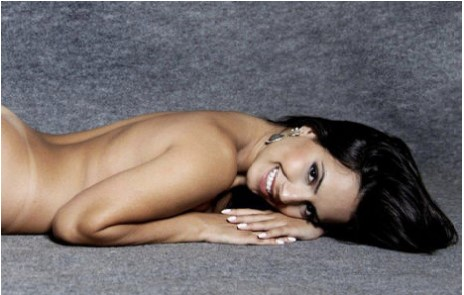
%> input picture images/nudez.jpg, 464 x 295 px
$ octave --eval "result = colorseghsv(imread('images/nudez.jpg'));"   (GNU Octave 9; MATLAB toolbox functions it lacks are replaced by stand-ins)
%> lines starting %> are read from the running program, lines starting %| are printed output that depends on the picture; in (x1, y1, x2, y2) boxes, pixels count from 0 and x2, y2 are one past the last pixel; in counts of white or black regions, pixels touching at a corner belong together; the program's own positions count from 1
function segmap=colorseghsv(rgbImage)
hsv=rgb2hsv(rgbImage);
%> hsv: size 295x464x3 double; mean H, S, V 0.435, 0.201, 0.485
      colors={'green','rose','blue','yellow','green'};
      BW=false;
      for i=1:length(colors)
        BW=BW|markerbin(colors{i},hsv);
      end
%> this loop made 5 passes
%> pass 1, in markerbin, `H=hsv(:,:,1);`:
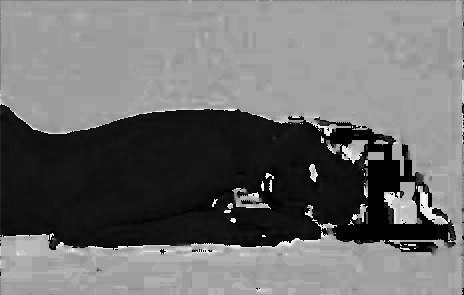
%> H: size 295x464 double; min 0, max 0.998, mean 0.435
%> pass 1, in markerbin, `S=hsv(:,:,2);`:
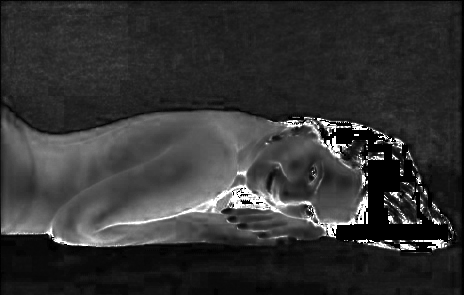
%> S: size 295x464 double; min 0, max 1, mean 0.201
%> pass 1, in markerbin, `V=hsv(:,:,3);`:
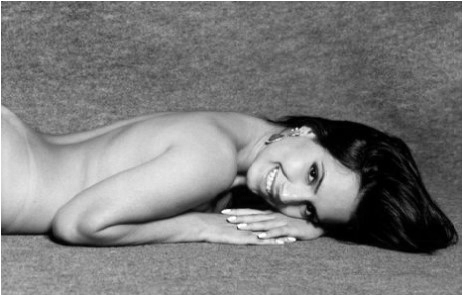
%> V: size 295x464 double; min 0, max 1, mean 0.485
%> pass 1, in markerbin, `Vbin=V>=vthresh;`:
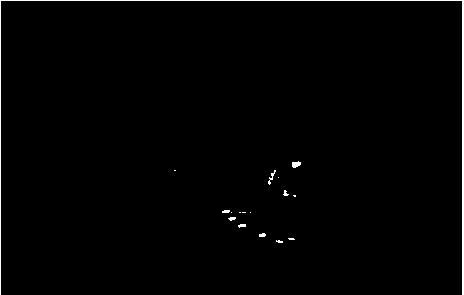
%> Vbin: size 295x464 logical; 1.2% white; 17 white regions (9 under 20 px), largest, box (x1, y1, x2, y2) and area: (0, 0, 464, 295) 1346, (292, 161, 301, 168) 45, (268, 170, 276, 185) 35
%> after the loop: BW: size 295x464 logical; every value is 0
BW = imclose(BW,ones(5));
for ii=3:-1:1
   Q=regionprops(BW,rgbImage(:,:,ii),'MeanIntensity');
     cmap(:,ii)=vertcat(Q.MeanIntensity)/255;
end
%> the run ends on the next line
segmap=label2rgb(bwlabel(BW),cmap,'k');
function bw=markerbin(label,hsv)
    vthresh=.9;
   H=hsv(:,:,1);
   S=hsv(:,:,2);
   V=hsv(:,:,3);
     Vbin=V>=vthresh;
   switch label
       case 'blue'
           Hbin=abs(H-.55)<=.1;
            Sbin=S>=.5;
       case 'yellow'
           Hbin=abs(H-.16)<=.1;
            Sbin=S>=.5;
       case 'green'
           Hbin=abs(H-.325)<=.1;
           Sbin=S>=.5;
       case 'orange'
           Hbin=abs(H-.125)<=.025;
           Sbin=S>=.5;
       case 'rose'
           Hbin=abs(H-.85)<=.1;
           Sbin=S>=.5;
   end
    bw=Hbin&Sbin&Vbin;

$ run again, on images/escala_pele.png
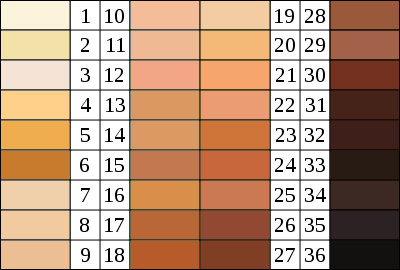
%> input picture images/escala_pele.png, 400 x 270 px
%> hsv: size 270x400x3 double; mean H, S, V 0.0675, 0.339, 0.73
%> the loop in colorseghsv, `for i=1:length(colors)` made 5 passes
%> pass 1, in markerbin, `Vbin=V>=vthresh;`:
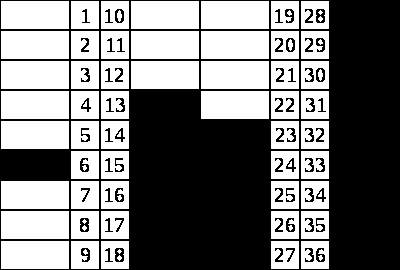
%> Vbin: size 270x400 logical; 49.2% white; 71 white regions (17 under 20 px), largest, box (x1, y1, x2, y2) and area: (1, 1, 69, 29) 1904, (131, 1, 199, 29) 1904, (201, 1, 269, 29) 1904
%> after the loop in colorseghsv, `for ii=3:-1:1`: cmap = [0.941 0.678 0.302; 0.939 0.675 0.434]
%> in colorseghsv, `segmap=label2rgb(bwlabel(BW),cmap,'k');`:
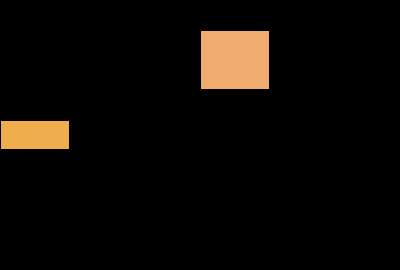
%> segmap: size 270x400x3 uint8; mean R, G, B 13, 9.3, 5.4
